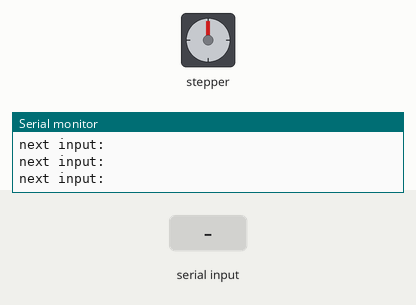
Recording of a sketch running on a simulated Arduino Uno, built with avr-gcc and run on an emulated ATmega328P. Shown: stepper motor, the last lines printed to the serial monitor. Inputs (shaded band) come from the test bench. Stepper angles assume 200 steps per turn.

Above: at 1.2 s.
1.3 s: "90,45\n" received over Serial
At 2.9 s:
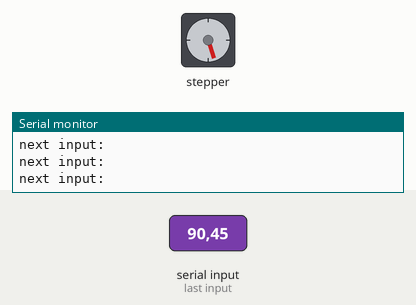
3.3 s: "30,150\n" received over Serial
At 4.7 s:
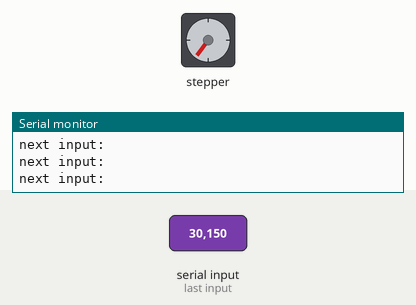
5.0 s: "90\n" received over Serial
At 5.9 s:
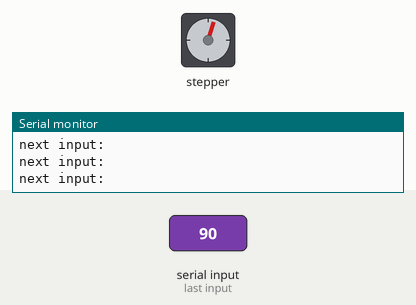
7.0 s: "5\n" received over Serial
At 7.6 s:
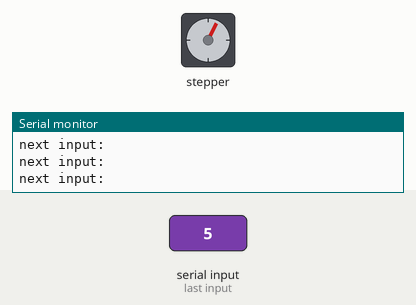
8.5 s: "200\n" received over Serial
At 8.67 s:
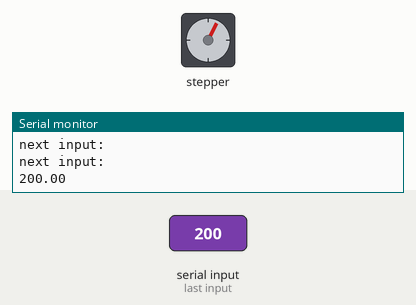
10.8 s: "90,45\n" received over Serial
At 11.6 s:
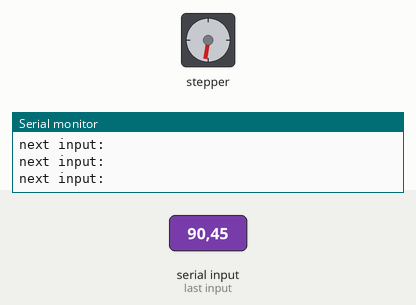
Timing chart, 0 to 13.8 s (numbered marks = the images above; inputs shaded):
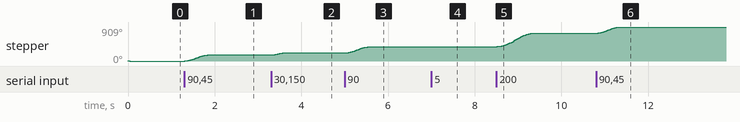

The sketch:

i-limit-testing.ino
```cpp
#include <AccelStepper.h>

float input_steps;

#define motorInterfaceType 1
//AccelStepper myStepper(motorInterfaceType, stepPin, dirPin);
AccelStepper testMotor(motorInterfaceType, 49, 48); //15,14

void setup() {
  // put your setup code here, to run once:
  testMotor.setMaxSpeed(1000);
  testMotor.setAcceleration(1000);
  testMotor.setSpeed(1000);
  Serial.begin(9600);
  Serial.println("Setup complete.");

  Serial.print("Enter target ");
}

void loop() {
  // put your main code here, to run repeatedly:
  if(Serial.available()){
    input_steps = Serial.parseFloat();
    Serial.println(input_steps);
    while(Serial.available()){
      Serial.read();
    }
    testMotor.moveTo(testMotor.currentPosition() + input_steps);
  }
  if (testMotor.distanceToGo() == 0) {
    Serial.println("next input:");
  }
  testMotor.run();
}
```

Measured:
- after the input at 1.3 s, stepper: turns 162° clockwise in 0.53 s, starting at once
- after the input at 3.3 s, stepper: turns 54° clockwise in 0.27 s, starting at once
- after the input at 5.0 s, stepper: turns 162° clockwise in 0.53 s, starting at once
- after the input at 8.5 s, stepper: turns 360° clockwise in 0.84 s, starting at once
- after the input at 10.8 s, stepper: turns 162° clockwise in 0.53 s, starting at once
